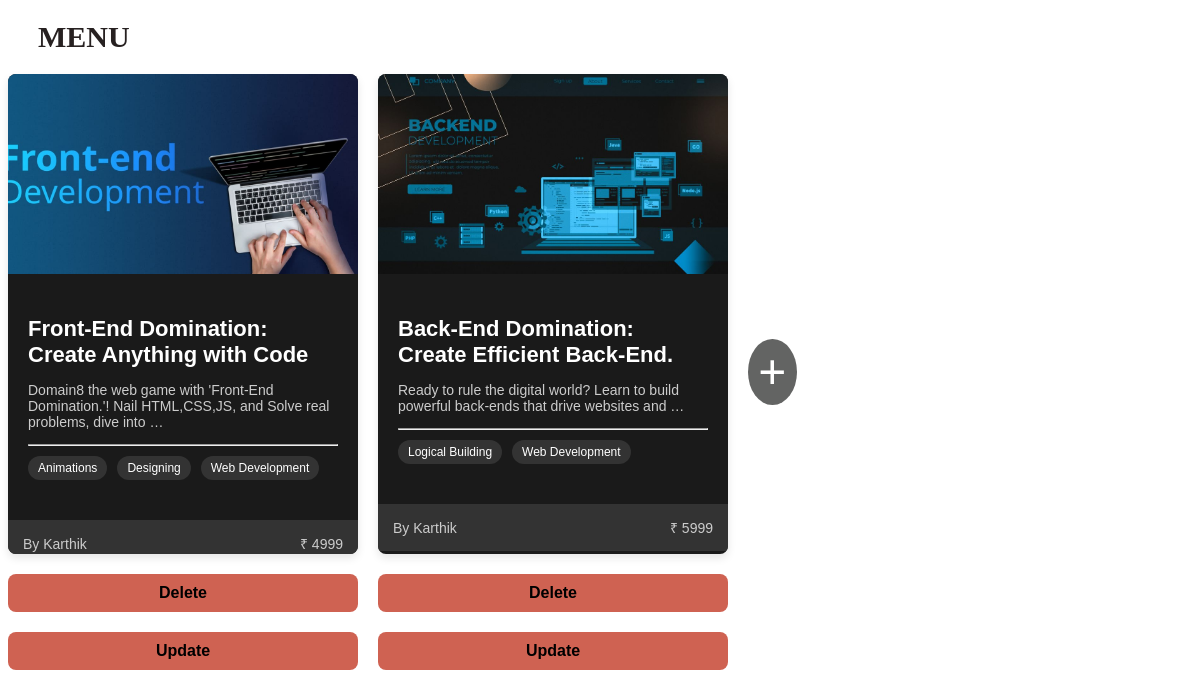
The page /myapp/menu/ on the database its author committed.
### myapp/models.py (models this page shows, shortened)
class coursemodel(models.Model):
    coursename = models.CharField(max_length=100)
    courseimage = models.ImageField()
    description = models.CharField(max_length=200)
    courselist= models.ManyToManyField(courseconcept)
    courseprice=models.IntegerField()
    courseTutor=models.CharField(max_length=30)

class courseconcept(models.Model):
    courseconcept=models.CharField(max_length=30)

### myapp/views.py (the view)
# urls.py: path('menu/', menu, name = 'menu'),
def menu(request):
    courses = coursemodel.objects.all()
    return render(request,'backend/menu.html', {'courses':courses})

### template/backend/menu.html (shortened to what this page needs)
{% load static %}
<!DOCTYPE html>
<html lang="en">
<head>
    <link rel="stylesheet" href="{% static 'css/backend/menu.css' %}">
</head>
<body>
    <h1 class="card-heading">MENU</h1>
    <div class="course-container">
    {% for course in courses %}
    <div>
        <div class="course-card">
            <img src="{{ course.courseimage.url }}" alt="{{ course.coursename }}">
            <div class="content">
                <div>
                <h2>{{ course.coursename }}</h2>
                <p>{{ course.description|truncatewords:15 }}</p>
                </div>
                <hr>
                <div class="tags">
                    {% for concept in course.courselist.all %}
                        <div class="tag">{{ concept.courseconcept }}</div>
                    {% endfor %}
                </div>
            </div>
            <div class="footer">
                <p>By {{ course.courseTutor }}</p>
                <p>₹ {{ course.courseprice }}</p>
            </div>
        </div>
        <div>
            <a href="{% url 'myapp:delete' course.id %}"><button class="button">Delete</button></a>
        </div>
        <div>
            <a href="{% url 'myapp:update' course.id %}"><button class="button">Update</button></a>
        </div>
    </div>
    {% endfor %}
    <div>
        <a href="{% url 'myapp:coursemodel' %}"><span class="add-more">+</span></a>
    </div>
</div>
</body>
</html>

### static/css/backend/menu.css (style rules this page uses)
.card-heading { font-size: 30px; padding-left: 30px; color: #272121; }
.course-container { display: flex; flex-wrap: wrap; gap: 20px; justify-content: flex-start; align-items: center; }
.course-card { width: 350px; height: 480px; border-radius: 8px; box-shadow: 0 4px 8px rgba(0, 0, 0, 0.1); overflow: hidden; background-color: #1a1a1a; color: #fff; font-family: Arial, sans-serif; }
.course-card img { width: 100%; height: 200px; object-fit: cover; }
.course-card .content { padding: 20px; }
.course-card h2 { font-size: 22px; margin-bottom: 10px; }
.course-card p { font-size: 14px; color: #ccc; }
.tags { display: flex; gap: 10px; margin-top: 10px; }
.tags .tag { background-color: #333; padding: 5px 10px; border-radius: 15px; font-size: 12px; }
.footer { background-color: #333; display: flex; justify-content: space-between; align-items: center; margin-top: 20px; padding-left: 15px; padding-right: 15px; }
.button { margin-top: 20px; width: 100%; background-color: #cf6252; color: #000; padding: 10px; border: none; font-size: 16px; cursor: pointer; text-align: center; font-weight: bold; border-radius: 0.5rem; }
a { text-decoration: none; }
.add-more { background-color: #1e1f1eb0; color: #fff; padding: 5px 10px; border-radius: 100%; text-align: center; font-size: 50px; font-weight: bold; cursor: pointer; transition: background-color 0.3s ease; }

### rows shown on the page
coursemodel: courseimage (picture), coursename "Front-End Domination: Create Anything with Code", description "Domain8 the web game with 'Front-End Domination.'! Nail HTML,CSS,JS, and Solve real problems, dive into …", courseTutor "Karthik", courseprice "4999"
courseconcept: courseconcept "Animations"
courseconcept: courseconcept "Designing"
courseconcept: courseconcept "Web Development"
coursemodel: courseimage (picture), coursename "Back-End Domination: Create Efficient Back-End.", description "Ready to rule the digital world? Learn to build powerful back-ends that drive websites and …", courseTutor "Karthik", courseprice "5999"
courseconcept: courseconcept "Logical Building"
